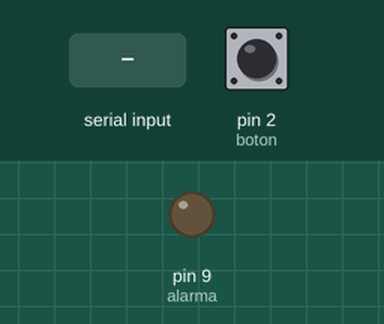
Simulated run of this sketch. Board: Arduino Uno, built with avr-gcc and run on an emulated ATmega328P. Parts: output pins drawn as LEDs (lit = HIGH). Inputs (shaded band) come from the test bench; at power-on: pin 2 (boton) HIGH.

Above: at 1.2 s.
1.3 s: "H" received over Serial
At 2.2 s:
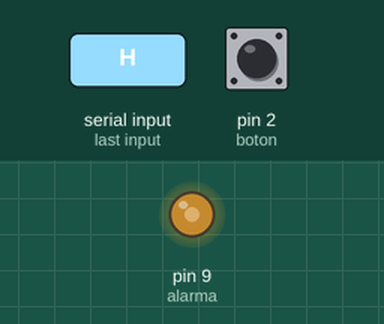
4.4 s: "L" received over Serial
At 5.8 s:
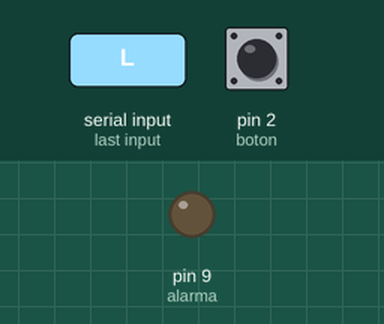
Timing chart, 0 to 7.4 s (numbered marks = the images above; inputs shaded):
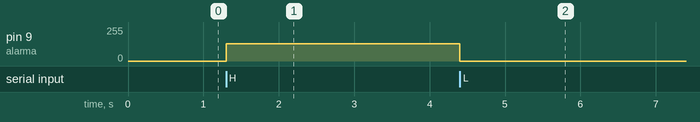

The sketch:

Parcial2_Arduino.ino
```cpp
int boton = 2;
int alarma = 9;

void setup() {
  pinMode(boton, INPUT_PULLUP);
  pinMode(alarma, OUTPUT);
  Serial.begin(9600);
}

void loop() {
  if(digitalRead(boton) == 0) {
    Serial.println("Boton Presionado");
    delay(500);
  }
  if(Serial.available()) {
    char letra = Serial.read();

    if(letra == 'H') {
      analogWrite(alarma, 128);
    }
    else if(letra == 'L') {
      digitalWrite(alarma, LOW);
    }
  }
}
```

Measured:
- after the input at 1.3 s, pin 9 (alarma): 0/255 → 128/255 at once
- after the input at 4.4 s, pin 9 (alarma): 128/255 → 0/255 at once
